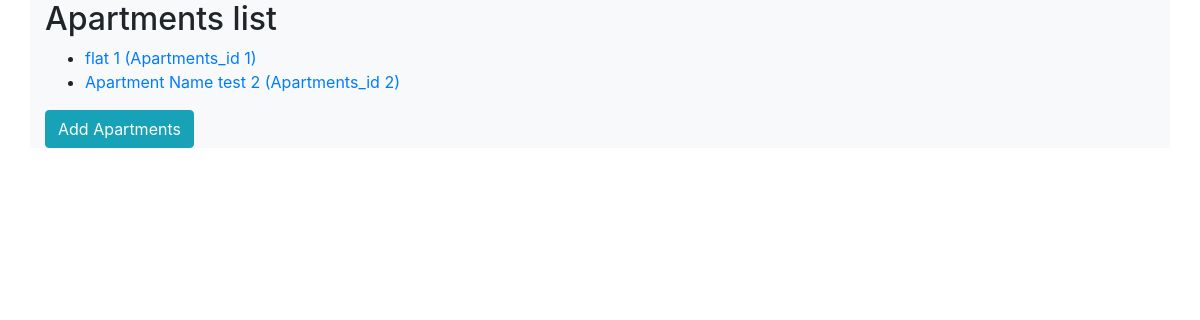
The page / on the database its author committed.
### ApartmentsApp/models.py (models this page shows)
class Apartments(models.Model):
    class Meta:
        verbose_name = 'Apartments'
        verbose_name_plural = 'Apartments'
        ordering = ('id',)
    name = models.CharField(max_length=50)
    country = models.CharField(max_length=50)
    city = models.CharField(max_length=50)
    street = models.CharField(max_length=50)
    choice_list = (
        ('address', 'address'),
        ('room', 'room'),
    )
    parameters = models.CharField(choices=choice_list, max_length=10, default='None')
    def __str__(self):
        return f"{self.name} (Apartments_id {self.id})"

### ApartmentsApp/views.py (the view)
# urls.py: path('', ApartmentsList.as_view(), name='list'),
class ApartmentsList(ListView):
    template_name = 'ApartmentsApp/apartment_list.html'
    model = Apartments
    def get(self, request, *args, **kwargs):
        response = super().get(request, *args, **kwargs)
        response['messages'] = get_messages(request)
        return response

### ApartmentsApp/templates/ApartmentsApp/apartment_list.html
{% extends 'ApartmentsApp/base.html' %}
{% block content %}
    <h2>Apartments list</h2>
    <ul>
        {% for flat in object_list %}
            <li>
                <a href="{% url 'apartments:details' flat.id %}">{{ flat }}</a>
            </li>
        {% empty %}
            <li>No Apartments yet.</li>
        {% endfor %}
    </ul>
    <a class="btn btn-info" href="{% url 'apartments:add' %}">Add Apartments</a>
{% endblock %}

### rows shown on the page
Apartments: name+id "flat 1 (Apartments_id 1)"
Apartments: name+id "Apartment Name test 2 (Apartments_id 2)"
